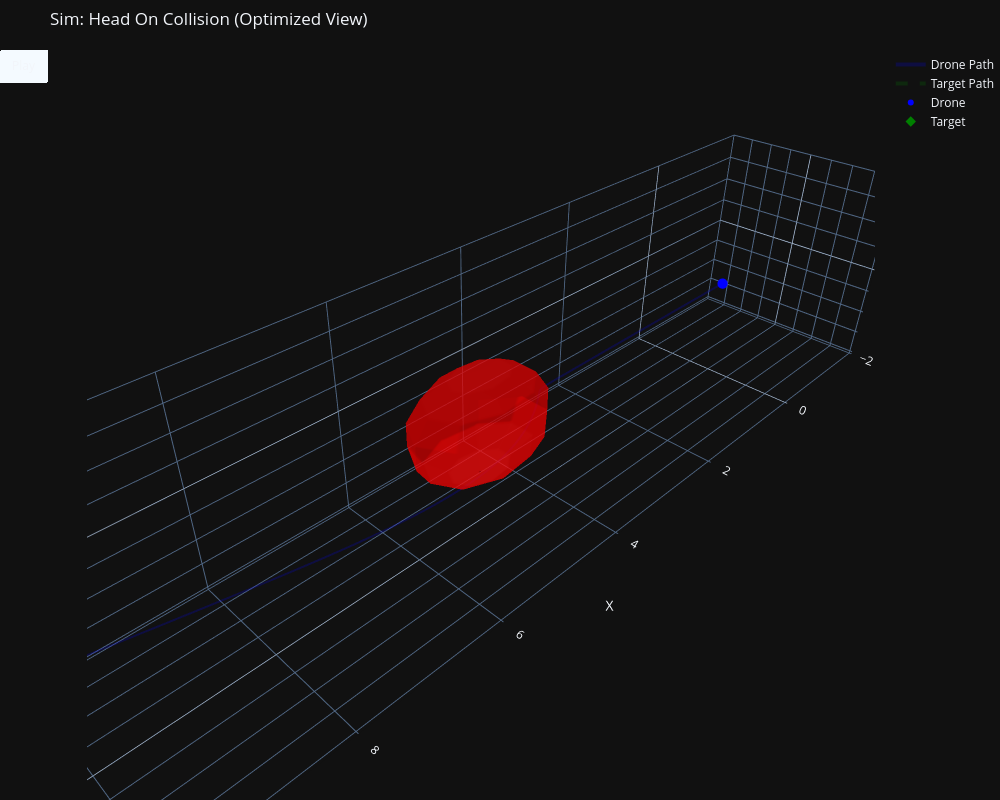

The cell this chart's notebook holds for it:
### Code cell
import numpy as np
import plotly.graph_objects as go
import matplotlib.pyplot as plt

from dynamics import DroneDynamics
from guidance import PPNGuidance
from safety_filter import SafetyFilter
import scenarios


def plot_static_results(drone_path, target_path, obstacles, u_nom_hist, u_safe_hist, time_hist):
    """
    Generates two figures:
    1. 3D Flight Path (Static)
    2. Control Input Comparison (Nominal vs Safe)
    """
    # --- FIGURE 1: 3D TRAJECTORY ---
    fig = plt.figure(figsize=(12, 6))
    
    # Subplot 1: 3D View
    ax = fig.add_subplot(1, 2, 1, projection='3d')
    path = np.array(drone_path)
    t_path = np.array(target_path)

    ax.plot(path[:, 0], path[:, 1], path[:, 2], label='Drone', color='blue', linewidth=2)
    ax.plot(t_path[:, 0], t_path[:, 1], t_path[:, 2], label='Target', color='green', linestyle='--')
    
    # Draw Obstacles
    u, v = np.mgrid[0:2*np.pi:15j, 0:np.pi:10j]
    for obs in obstacles:
        x = obs.center[0] + obs.radius * np.cos(u) * np.sin(v)
        y = obs.center[1] + obs.radius * np.sin(u) * np.sin(v)
        z = obs.center[2] + obs.radius * np.cos(v)
        ax.plot_wireframe(x, y, z, color='red', alpha=0.3)

    ax.set_title("3D Flight Path")
    ax.set_xlabel("X"); ax.set_ylabel("Y"); ax.set_zlabel("Z")
    ax.legend()

    # --- FIGURE 2: CONTROL INPUTS ---
    # Subplot 2, 3, 4: Acceleration X, Y, Z
    u_nom = np.array(u_nom_hist)
    u_safe = np.array(u_safe_hist)
    t = np.array(time_hist)
    
    fig2, axs = plt.subplots(3, 1, figsize=(10, 8), sharex=True)
    labels = ['$a_x$', '$a_y$', '$a_z$']
    
    for i in range(3):
        axs[i].plot(t, u_nom[:, i], 'g--', label='Nominal (LQR)', alpha=0.6)
        axs[i].plot(t, u_safe[:, i], 'b-', label='Safe (CBF)')
        
        # Highlight Intervention
        diff = np.abs(u_nom[:, i] - u_safe[:, i])
        mask = diff > 0.05
        if np.any(mask):
            axs[i].fill_between(t, -15, 15, where=mask, color='red', alpha=0.1, label='Intervention')
            
        axs[i].set_ylabel(f"{labels[i]} ($m/s^2$)")
        axs[i].grid(True)
    
    axs[0].set_title("Control Inputs: PPN (Green) vs CBF (Blue)")
    axs[0].legend(loc='upper right')
    axs[2].set_xlabel("Time (s)")
    
    plt.tight_layout()
    plt.show()


def animate_plotly(path, target_path, obs_history, mission, dt, static_only=False):
    
    total_frames = len(path)
    stride = max(1, total_frames // 150)
    #stride = 5
    fig = go.Figure()

    # --- HELPER: Sphere Geometry ---
    # Reduced resolution slightly (15->10, 10->8) for better performance with many objects
    def get_sphere_data(center, radius):
        u = np.linspace(0, 2 * np.pi, 10) 
        v = np.linspace(0, np.pi, 8)
        x = center[0] + radius * np.outer(np.cos(u), np.sin(v))
        y = center[1] + radius * np.outer(np.sin(u), np.sin(v))
        z = center[2] + radius * np.outer(np.ones(np.size(u)), np.cos(v))
        return x, y, z

    # --- 1. SETUP TRACES ---
    # We must add ALL traces to the figure first.
    # Order matters: [Drone Path, Target Path, Drone, Target, Obs 0, Obs 1, ... Obs N]
    
    # Trace 0: Drone Path (Background)
    fig.add_trace(go.Scatter3d(
        x=path[:, 0], y=path[:, 1], z=path[:, 2],
        mode='lines', line=dict(color='blue', width=4),
        name='Drone Path', opacity=0.2
    ))

    # Trace 1: Target Path (Background)
    fig.add_trace(go.Scatter3d(
        x=target_path[:, 0], y=target_path[:, 1], z=target_path[:, 2],
        mode='lines', line=dict(color='green', width=4, dash='dash'),
        name='Target Path', opacity=0.2
    ))

    # Trace 2: Drone (Actor)
    fig.add_trace(go.Scatter3d(
        x=[path[0, 0]], y=[path[0, 1]], z=[path[0, 2]],
        mode='markers', marker=dict(color='blue', size=6),
        name='Drone'
    ))

    # Trace 3: Target (Actor)
    fig.add_trace(go.Scatter3d(
        x=[target_path[0, 0]], y=[target_path[0, 1]], z=[target_path[0, 2]],
        mode='markers', marker=dict(color='green', size=8, symbol='diamond'),
        name='Target'
    ))

    # Traces 4+: Obstacles
    # We need to know which obstacles move to optimize the animation loop
    dynamic_obs_indices = []
    
    obs_start = obs_history[0]
    for i, obs in enumerate(mission.obstacles):
        x_s, y_s, z_s = get_sphere_data(obs_start[i], obs.radius)
        fig.add_trace(go.Surface(
            x=x_s, y=y_s, z=z_s,
            colorscale=[[0, 'red'], [1, 'red']], showscale=False, opacity=0.5,
            name=f'Obs {i}'
        ))
        
        # Check if this specific obstacle has velocity
        if np.linalg.norm(obs.velocity) > 0:
            dynamic_obs_indices.append(i)

    # --- 2. CALCULATE BOUNDS ---
    all_x = np.concatenate([path[:,0], target_path[:,0]])
    all_y = np.concatenate([path[:,1], target_path[:,1]])
    all_z = np.concatenate([path[:,2], target_path[:,2]])
    pad = 2.0
    x_range = [np.min(all_x) - pad, np.max(all_x) + pad]
    y_range = [np.min(all_y) - pad, np.max(all_y) + pad]
    z_range = [min(0, np.min(all_z)) - 1.0, np.max(all_z) + pad]

    # --- 3. ANIMATION FRAMES ---
    frames = []
    
    # Calculate Plotly Trace Indices
    # Trace 0,1 are paths. Trace 2 is Drone. Trace 3 is Target. Trace 4 starts obstacles.
    trace_idx_drone = 2
    trace_idx_target = 3
    base_obs_idx = 4
    
    # We only want to update traces that actually move
    traces_to_update = [trace_idx_drone, trace_idx_target]
    for local_i in dynamic_obs_indices:
        traces_to_update.append(base_obs_idx + local_i)

    for k in range(0, total_frames, stride):
        frame_data = []
        
        # Update Drone
        drone_pos = path[k]
        frame_data.append(go.Scatter3d(x=[drone_pos[0]], y=[drone_pos[1]], z=[drone_pos[2]]))
        
        # Update Target
        target_pos = target_path[k]
        frame_data.append(go.Scatter3d(x=[target_pos[0]], y=[target_pos[1]], z=[target_pos[2]]))
        
        # Update ONLY Dynamic Obstacles
        current_obs = obs_history[k]
        for local_i in dynamic_obs_indices:
            # We only generate geometry for obstacles that moved
            radius = mission.obstacles[local_i].radius
            x_new, y_new, z_new = get_sphere_data(current_obs[local_i], radius)
            frame_data.append(go.Surface(x=x_new, y=y_new, z=z_new))

        frames.append(go.Frame(data=frame_data, traces=traces_to_update, name=str(k)))

    fig.frames = frames

    # --- 4. FINAL LAYOUT ---
    fig.update_layout(
        width=1000, height=800,
        title=f"Sim: {mission.name} (Optimized View)",
        scene=dict(
            xaxis=dict(range=x_range, title="X", autorange=False),
            yaxis=dict(range=y_range, title="Y", autorange=False),
            zaxis=dict(range=z_range, title="Z", autorange=False),
            aspectmode='data'
        ),
        margin=dict(l=0, r=0, b=0, t=50),
        updatemenus=[dict(
            type="buttons",
            buttons=[dict(label="Play",
                          method="animate",
                          args=[None, dict(frame=dict(duration=20, redraw=True), 
                                           fromcurrent=True)])]
        )]
    )

    fig.show()


def run_simulation(scenario_name="chase", animate=True):
    # 1. Load Scenario
    if scenario_name not in scenarios.SCENARIOS:
        print(f"Error: Scenario '{scenario_name}' not found.")
        return
    mission = scenarios.SCENARIOS[scenario_name]()
    print(f"Loaded: {mission.name} | Animate: {animate}")

    # 2. Setup Classes
    dt = 0.01
    drone_physics = DroneDynamics(dt=dt)
    guidance = PPNGuidance()
    safety_filter = SafetyFilter()
    current_state = mission.start_state

    arrival_threshold = 0.2 # How close do we have to be to "collide"

    # 3. Data Storage And Control Logs
    path_history = []
    target_history = []
    obs_history = []
    
    u_nom_history = []
    u_safe_history = []
    time_history = []

    # 4. Simulation Loop
    total_steps = int(mission.duration / dt)
    print(f"Simulating {total_steps} steps...")
    
    for t_step in range(total_steps):
        time = t_step * dt

        # A. Update Scenario
        target_pos, target_vel = mission.target.update(time)
        
        # Check Arrival
        dist_to_target = np.linalg.norm(current_state.pos - target_pos)
        if dist_to_target < arrival_threshold:
            print(f"Target Reached! Stopping at T={time:.2f}s")
            break

        current_obs_snapshot = []
        for obs in mission.obstacles:
            obs.update(dt)
            current_obs_snapshot.append(obs.center.copy())
        obs_history.append(current_obs_snapshot)

        # B. Control & Physics
        u_nom = guidance.compute_u_nom(current_state.pos, current_state.vel, target_pos, target_vel)
        u_safe = safety_filter.filter(u_nom, current_state.pos, current_state.vel, mission.obstacles)
        current_state = drone_physics.step(current_state, u_safe)

        # C. Logging
        path_history.append(current_state.pos)
        target_history.append(target_pos)
        u_nom_history.append(u_nom.copy())
        u_safe_history.append(u_safe.copy())
        time_history.append(time)

    # 5. Visualization
    path_history = np.array(path_history)
    target_history = np.array(target_history)
    
    if len(path_history) == 0:
        return

    plot_static_results(path_history, target_history, mission.obstacles,
                        u_nom_history, u_safe_history, time_history)

    if animate:
        animate_plotly(path_history, target_history, obs_history, mission, dt)


if __name__ == "__main__":
    run_simulation("head_on", animate=True)
    #run_simulation("head_on_2", animate=True)
    #run_simulation("chase", animate=True)
    #run_simulation("many_blockers", animate=True)
    #run_simulation("los_problem", animate=True)

### Figure 1 — Plotly figure (JSON) as saved in the notebook; plotly's stock layout.template omitted (floating-point values rounded to 4 significant figures; data arrays with more than 128 entries replaced by an {"elided": "..."} marker saying what was removed)
{"data": [{"line": {"color": "blue", "width": 4}, "mode": "lines", "name": "Drone Path", "opacity": 0.2, "x": {"elided": "958 float values"}, "y": {"elided": "958 float values"}, "z": {"elided": "958 float values"}, "type": "scatter3d"}, {"line": {"color": "green", "dash": "dash", "width": 4}, "mode": "lines", "name": "Target Path", "opacity": 0.2, "x": {"elided": "958 float values"}, "y": {"elided": "958 float values"}, "z": {"elided": "958 float values"}, "type": "scatter3d"}, {"marker": {"color": "blue", "size": 6}, "mode": "markers", "name": "Drone", "x": [0.0], "y": [0.0], "z": [0.0], "type": "scatter3d"}, {"marker": {"color": "green", "size": 8, "symbol": "diamond"}, "mode": "markers", "name": "Target", "x": [10.0], "y": [0.0], "z": [0.0], "type": "scatter3d"}, {"colorscale": [[0, "red"], [1, "red"]], "name": "Obs 0", "opacity": 0.5, "showscale": false, "x": [[5.0, 5.434, 5.782, 5.975, 5.975, 5.782, 5.434, 5.0], [5.0, 5.332, 5.599, 5.747, 5.747, 5.599, 5.332, 5.0], [5.0, 5.075, 5.136, 5.169, 5.169, 5.136, 5.075, 5.0], [5.0, 4.783, 4.609, 4.513, 4.513, 4.609, 4.783, 5.0], [5.0, 4.592, 4.265, 4.084, 4.084, 4.265, 4.592, 5.0], [5.0, 4.592, 4.265, 4.084, 4.084, 4.265, 4.592, 5.0], [5.0, 4.783, 4.609, 4.513, 4.513, 4.609, 4.783, 5.0], [5.0, 5.075, 5.136, 5.169, 5.169, 5.136, 5.075, 5.0], [5.0, 5.332, 5.599, 5.747, 5.747, 5.599, 5.332, 5.0], [5.0, 5.434, 5.782, 5.975, 5.975, 5.782, 5.434, 5.0]], "y": [[0.0, 0.0, 0.0, 0.0, 0.0, 0.0, 0.0, 0.0], [0.0, 0.2789, 0.5026, 0.6267, 0.6267, 0.5026, 0.2789, 7.872e-17], [0.0, 0.4273, 0.77, 0.9601, 0.9601, 0.77, 0.4273, 1.206e-16], [0.0, 0.3758, 0.6771, 0.8443, 0.8443, 0.6771, 0.3758, 1.061e-16], [0.0, 0.1484, 0.2674, 0.3334, 0.3334, 0.2674, 0.1484, 4.189e-17], [0.0, -0.1484, -0.2674, -0.3334, -0.3334, -0.2674, -0.1484, -4.189e-17], [0.0, -0.3758, -0.6771, -0.8443, -0.8443, -0.6771, -0.3758, -1.061e-16], [0.0, -0.4273, -0.77, -0.9601, -0.9601, -0.77, -0.4273, -1.206e-16], [0.0, -0.2789, -0.5026, -0.6267, -0.6267, -0.5026, -0.2789, -7.872e-17], [0.0, -1.063e-16, -1.915e-16, -2.388e-16, -2.388e-16, -1.915e-16, -1.063e-16, -3e-32]], "z": [[1.0, 0.901, 0.6235, 0.2225, -0.2225, -0.6235, -0.901, -1.0], [1.0, 0.901, 0.6235, 0.2225, -0.2225, -0.6235, -0.901, -1.0], [1.0, 0.901, 0.6235, 0.2225, -0.2225, -0.6235, -0.901, -1.0], [1.0, 0.901, 0.6235, 0.2225, -0.2225, -0.6235, -0.901, -1.0], [1.0, 0.901, 0.6235, 0.2225, -0.2225, -0.6235, -0.901, -1.0], [1.0, 0.901, 0.6235, 0.2225, -0.2225, -0.6235, -0.901, -1.0], [1.0, 0.901, 0.6235, 0.2225, -0.2225, -0.6235, -0.901, -1.0], [1.0, 0.901, 0.6235, 0.2225, -0.2225, -0.6235, -0.901, -1.0], [1.0, 0.901, 0.6235, 0.2225, -0.2225, -0.6235, -0.901, -1.0], [1.0, 0.901, 0.6235, 0.2225, -0.2225, -0.6235, -0.901, -1.0]], "type": "surface"}], "layout": {"scene": {"xaxis": {"range": [-2.0, 12.0], "title": {"text": "X"}, "autorange": false}, "yaxis": {"range": [-2.0, 2.055], "title": {"text": "Y"}, "autorange": false}, "zaxis": {"range": [-2.057, 2.0], "title": {"text": "Z"}, "autorange": false}, "aspectmode": "data"}, "margin": {"l": 0, "r": 0, "b": 0, "t": 50}, "width": 1000, "height": 800, "title": {"text": "Sim: Head On Collision (Optimized View)"}, "updatemenus": [{"buttons": [{"args": [null, {"frame": {"duration": 20, "redraw": true}, "fromcurrent": true}], "label": "Play", "method": "animate"}], "type": "buttons"}]}}
